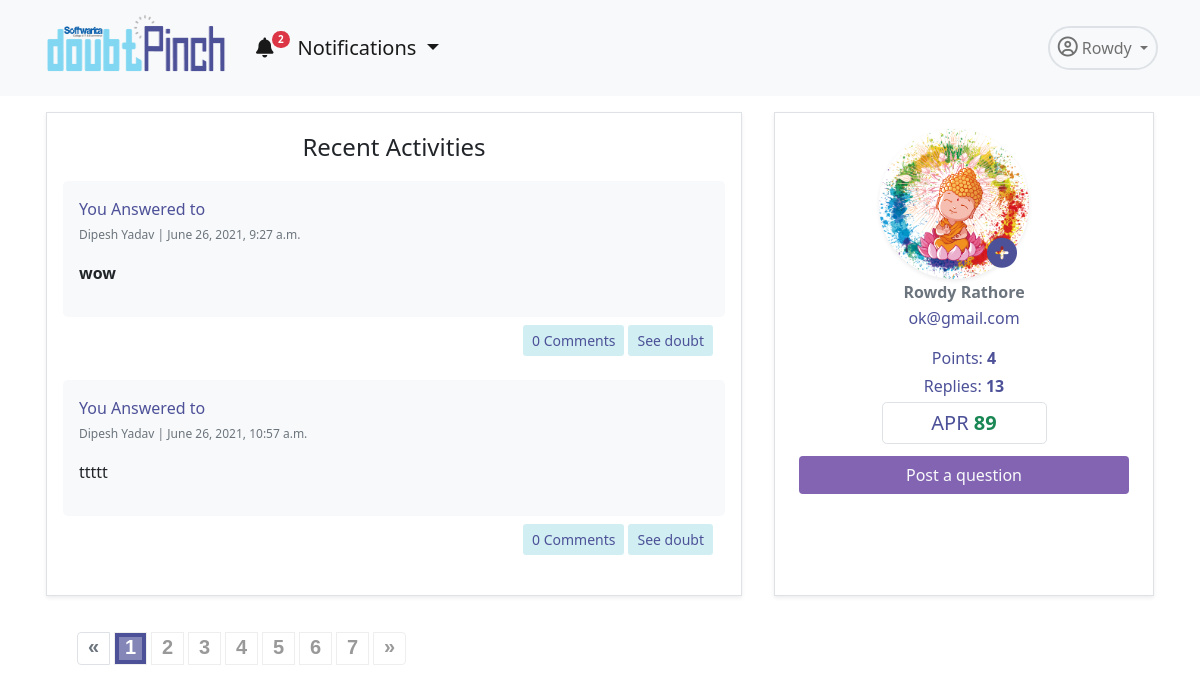
Before: /app/profile/ (signed in) with the older database file.
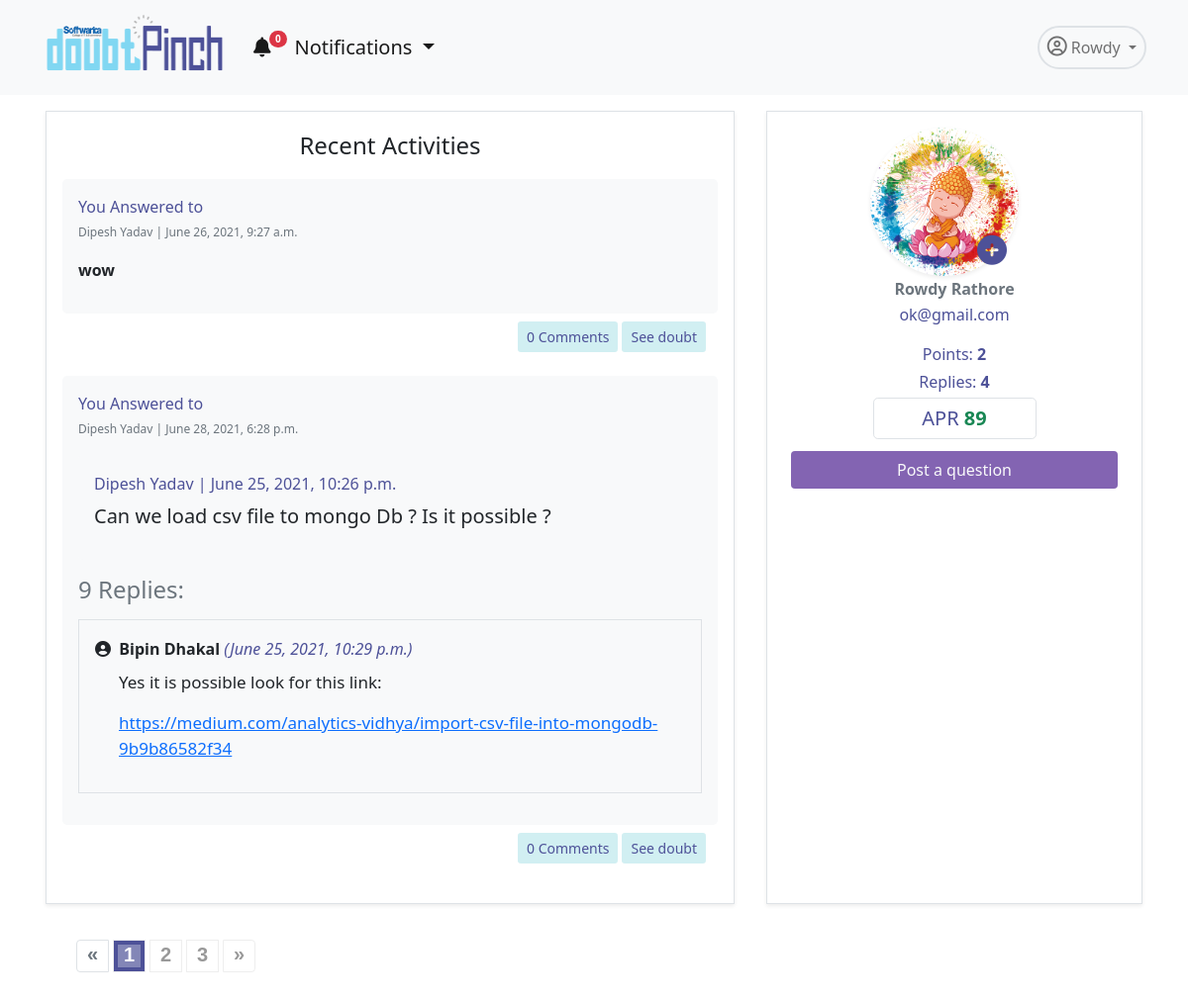
After: the same page with the newer database file.
### dpapp/models.py (models this page shows, shortened)
class Answer(models.Model):
    user= models.ForeignKey(User, on_delete=models.CASCADE, related_name='answerer')
    doubt=models.ForeignKey(Doubt,on_delete=models.CASCADE)
    description=models.TextField(null=True)
    created_on = models.DateTimeField(default=datetime.now, blank=True)
    updated=models.BooleanField(default=False)

class Doubt(models.Model):
    user= models.ForeignKey(User,on_delete=models.CASCADE)
    title= models.TextField(null=False)
    description=models.TextField(null=True, blank=True)
    created_on = models.DateTimeField(default=datetime.now, blank=True)
    views= models.IntegerField(default=0)
    tags = TaggableManager()

### accounts/models.py (models this page shows, shortened)
class User(AbstractUser):
    username = None#models.CharField(max_length=255, null=True, blank=True)
    email = models.EmailField(
        verbose_name='email address',
        max_length=255,
        unique=True,
    )
    profile_pic= models.ImageField(upload_to='admin_pics', null=True, blank=True)
    email_confirmed = models.BooleanField(default=False) #initially this field is false but will se chan
    is_active = models.BooleanField(default=False)
    is_staff = models.BooleanField(default=False) # a admin user; non super-user
    is_admin = models.BooleanField(default=False)
    is_seller = models.BooleanField(default=False)
    is_customer = models.BooleanField(default=False)
    USERNAME_FIELD = 'email'
    REQUIRED_FIELDS = [] #emaila nd password are required fields and first name and last name is inherited from the user creation model
    object = UserManager()
    @property
    def ProfilePicUrl(self):
        try:
            url=self.profile_pic.url
        except:
            url=''
        return url

### dpapp/views.py (the view, shortened to what this page needs)
# urls.py: path('profile/',Profile.as_view(),name='profile'),
class Profile(TemplateView):
    template_name="dpapp/profile.html"
    def get_context_data(self, **kwargs):
        context = super(Profile, self).get_context_data(**kwargs)
        user=self.request.user
        useremail=user.email
        user=User.objects.get(email=useremail)
        total_replies=Answer.objects.filter(user=user).count()
        total_upvotes=RightPoint.total_upvotes_of_answerer(self,user)
        qs1 = Doubt.objects.filter(user=user) #your first qs
        qs2 = Answer.objects.filter(user=user) #your second qs
        recent_activity = sorted(chain(qs1,qs2),key=attrgetter('created_on'),)
        paginator= Paginator(recent_activity, 2)
        page = self.request.GET.get('page')
        try:
            recent_activity = paginator.page(page)
        except PageNotAnInteger:
            recent_activity = paginator.page(1)
        except EmptyPage:
            recent_activity = paginator.page(paginator.num_pages)
        form= ProfileForm(instance=user)
        context.update({ 'form':form,'recent_activity':recent_activity,'total_upvotes':total_upvotes,'total_replies':total_replies})
        return context

### dpapp/blognav.py (called while the page is built)
def navbar(request):
    if not request.user.is_anonymous:
        user=request.user
        notifications = Notification.objects.filter(user=user).order_by('-id')[:5]
        noti_count = Notification.objects.filter(user=user, is_seen=False).count()
        return {'nav_notifications': notifications,'noti_count':noti_count}
    return {'nav_notifications': '0','noti_count':0}

### dpapp/models.py (called while the page is built)
    @staticmethod
    def total_upvotes_of_answerer(self,user):
        answer=Answer.objects.filter(user=user)
        upvotes=RightPoint.objects.filter(answer__in=answer).count()
        return upvotes

### templates/dpapp/profile.html (shortened to what the changed rows need)
{% extends 'dpapp/base.html' %}
{% load static %}
{% load bootstrap %}
{% block navbar%}
<link rel="stylesheet" href="{% static 'dpapp/css/paginate.css' %}">
<div class="container">
    <div class="row mt-3 ">
        <div class="col border shadow-sm p-3 mx-3 mb-3 order-lg-1  order-md-2 order-sm-2 order-2">
            {% for i in recent_activity %}
            {% if not i.title %}
            <div class="mt-1">
                <div class="bg-light mt-2 p-3 rounded-3  ">
                    <span class="fs-6 text-pinch ">You Answered to </span><br>
                    <span class="text-muted" style="font-size: 12px;">{{i.doubt.user.first_name}} {{i.doubt.user.last_name}} | {{i.created_on}}</span>
                    <p class="h6 text-dark mt-1 mb-3">{{i.description|safe}}</p>
                </div>
                <div class="d-flex bd-highlight mb-3">
                    <div class="me-auto p-2 bd-highlight">
                    </div>
                    <div class="p-2 bd-highlight">
                        <div class="d-flex justify-content-center">
                            <a href="{% url 'dpapp:comment' i.id %}" class="btn btn-doubt btn-sm text-pinch  me-1"> {{i.comment_set.count}} Comments</a>
                            <a href="{% url 'dpapp:detail' i.doubt.id %}" class="btn btn-doubt btn-sm text-pinch  me-1">See doubt</a>
                        </div>
                    </div>
                </div>
            </div>
            {%endif%}
            {% endfor %}
        </div>
        <div class="col-lg-4 col-11 border shadow-sm mx-3 py-3 px-4 mb-3 order-lg-2 order-md-1 order-sm-1 order-1">
            <p class=" text-center text-pinch my-1 mt-3">Points: <span class="fw-bold"> {{total_upvotes}}</span></p>
            <p class="text-center text-pinch my-1">Replies: <span class="fw-bold"> {{total_replies}}</span></p>
        </div>
    </div>
    {% if recent_activity.paginator.num_pages > 1 %}
    <div class="demo">
        <nav class="pagination-outer" aria-label="Page navigation">
            <ul class="pagination">
                {% for i in recent_activity.paginator.page_range %}
                {% if i == recent_activity.number%}
                <li class="page-item active"><a class="page-link" href="#">{{i}}</a></li>
                {% else %}
                    {% if 'heading_contains' in request.get_full_path %}
                    <li class="page-item"><a class="page-link" href="{{ request.get_full_path }}&page={{ i }}">{{ i }}</a></li>
                    {% else %}
                    <li class="page-item "><a class="page-link"  href="?page={{ i }}">{{ i }}</a></li>
                    {% endif %}
                {% endif %}
                {% endfor %}
            </ul>
        </nav>
    </div>
    {%endif%}
</div>
{% endblock %}

### templates/dpapp/base.html (shortened to what this page needs)
<!DOCTYPE html>
{% load static %}
{% load humanize %}
<html lang="en">
    <head>
        <link href="https://cdn.jsdelivr.net/npm/bootstrap@5.0.1/dist/css/bootstrap.min.css" rel="stylesheet"
 />
        <link href="{% static 'dpapp/downhover/css/animate.min.css' %}" rel="stylesheet">
        <link href="{% static 'dpapp/downhover/css/bootstrap-dropdownhover.min.css' %}" rel="stylesheet">
    </head>
    <body>
        <nav class="navbar navbar-expand-lg navbar-light bg-light">
            <div class="container">
                <div data-tilt>
                    <a class="navbar-brand" href="{% url 'dpapp:home'%}">
                        <img src="{% static 'accounts/pics/logo.png' %}" alt="" width="190" height="80" />
                    </a>
                </div>
                <div class="collapse navbar-collapse" id="navbarNavDropdown">
                    <ul class="navbar-nav">
                        <li class="nav-item me-2">
                            <div class="dropdown ">
                                <a class="nav-link active fs-5 dropdown-toggle" id="dropdownMenuButton1" data-bs-toggle="dropdown" aria-expanded="false" aria-current="page" href="#"><i
                                    class="fas fa-bell"></i><span class="badge rounded-pill bg-danger noti-count" style="
                    font-size: 10px;
                    position: relative;
                    top: -12px;
                    left: -2px;
                  ">{{noti_count}}</span> Notifications
                            </a>
                              </div>
                        </li>
                    </ul>
                    <ul class="navbar-nav ms-auto">
                        <li class="nav-item dropdown">
                            <a class="
                  nav-link
                  dropdown-toggle
                  border
                  rounded-pill
                  border-2
                  p-2
                " href="#" id="navbarDropdownMenuLink" role="button" data-bs-toggle="dropdown" aria-expanded="false">
                                <i class="far fa-user-circle fs-5"></i> {{user.first_name}}
                            </a>
                        </li>
                    </ul>
                </div>
            </div>
        </nav>
        {% block navbar %} {% endblock %}
    </body>
</html>

Changed rows visible on the page:
removed Answer: doubt.user.first_name "Dipesh", doubt.user.last_name "Yadav", created_on "June 26, 2021, 10:57 a.m.", description "ttttt", comment_set.count "0"
now on this page (row unchanged): Answer: doubt.user.first_name "Dipesh", doubt.user.last_name "Yadav", created_on "June 28, 2021, 6:28 p.m.", description "Dipesh Yadav | June 25, 2021, 10:26 p.m. Can we load csv file to mongo Db ? Is it possible ? 9 Replies: Bipin Dhakal (June 25, 2021, 10:29 p.m.) Yes it is possible look for this link: https://medium.com/analytics-vidhya/import-csv-file-into-mongodb-9b9b86582f34", comment_set.count "0"
Other visible differences:
{{ noti_count }}: "2" → "0"
{{ total_upvotes }}: "4" → "2"
{{ total_replies }}: "13" → "4"
list line gone: "4"
list line gone: "5"
list line gone: "6"
list line gone: "7"
